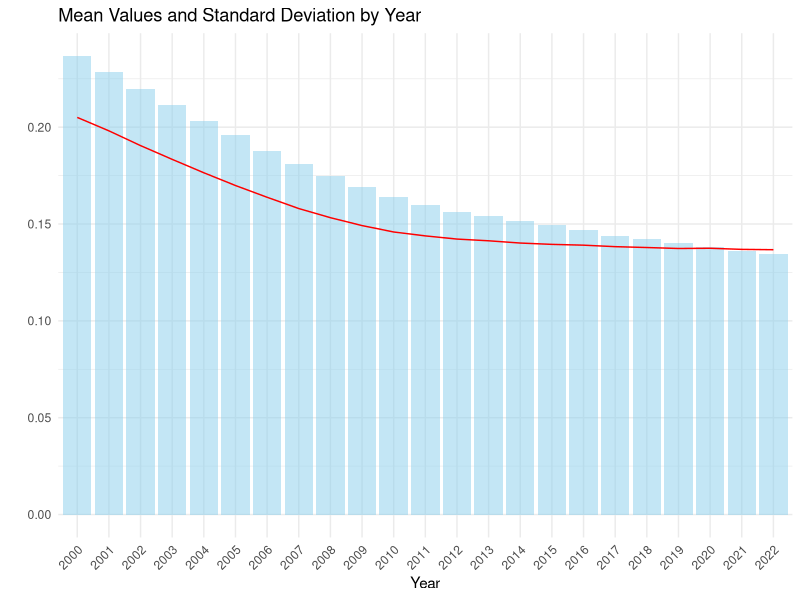
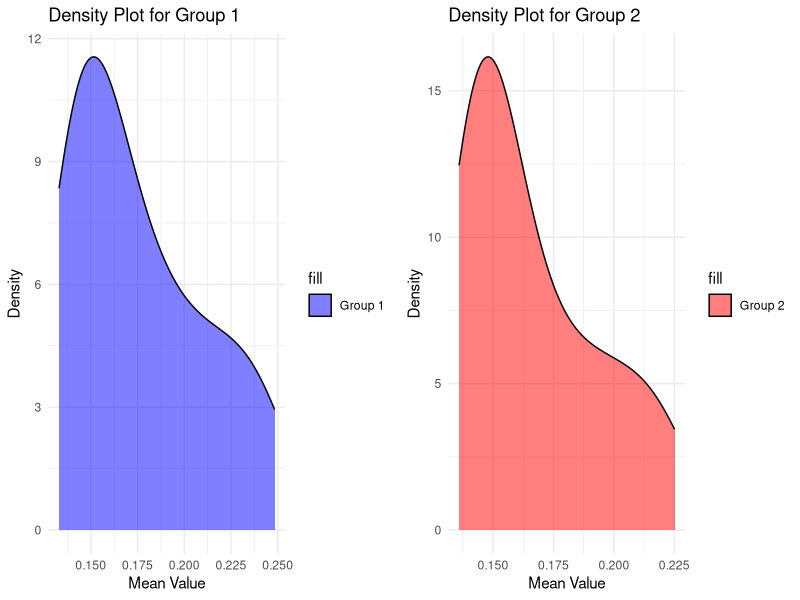
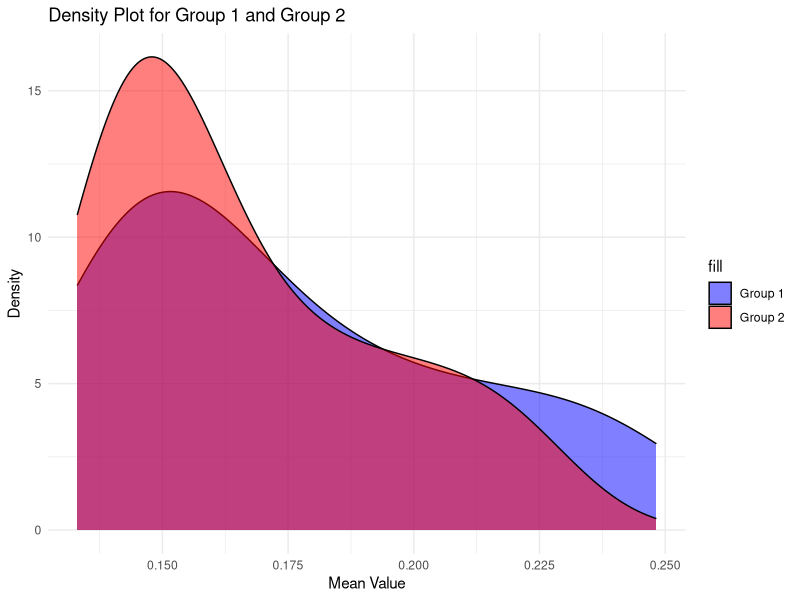

The R script that drew these images, in order:
###### OUT OF SCHOOL RATE STATISTICAL ANALYSIS 

library(ggplot2) # Data visualization
library(readr) # CSV file I/O, e.g. the read_csv function
library(dplyr)
library(gridExtra)

# set working directory path
df = read.csv("OOS_Rate_Countries.csv")
head(df)

# Renaming columns names
colnames(df) <- c("Country_Name", "Country_Code", "level", "sex", "year", "value", "lower", "upper")

head(df)



# Statistical Analysis

# Descriptive Statistics

DS <- filter(df,level == 'all', sex != 'total') %>%
  group_by(year) %>%
  summarise(mean_value = mean(value), std = sd(value))
print(DS)



combined_plot <- ggplot(DS, aes(x = as.factor(year))) +
  # bar plot for mean values
  geom_bar(aes(y = mean_value), stat = "identity", fill = "skyblue", alpha = 0.5) +
  # line plot for standard deviation
  geom_line(aes(y = std, group = 1), color = "red") +
  labs(title = "Mean Values and Standard Deviation by Year", x = "Year", y = "") +
  theme_minimal()
combined_plot <- combined_plot + theme(axis.text.x = element_text(angle = 45, hjust = 1))

print(combined_plot)



#T-Test

group_1 <- filter(df,level == 'all', sex == 'female') %>%
  group_by(year) %>%
  summarise(mean_value = mean(value))
print(group_1)

group_2 <- filter(df,level == 'all', sex == 'male') %>%
  group_by(year) %>%
  summarise(mean_value = mean(value))
print(group_2)


# two-sample t-test
t_test_result <- t.test(group_1$mean_value, group_2$mean_value)

# t-test result
print(t_test_result)

# p-value = 0.319. As the p-value is greater than 0.05 we can conclude that
# statistically there is no significant difference between the means of Group 1 and Group 2
# So we can conclude there is no significant gender bias.


# density plots for group_1 and group_2

# density plot for group_1
density_plot_group_1 <- ggplot(group_1, aes(x = mean_value, fill = "Group 1")) +
  geom_density(alpha = 0.5) +
  labs(title = "Density Plot for Group 1",
       x = "Mean Value", y = "Density") +
  theme_minimal() +
  scale_fill_manual(values = "blue")

# density plot for group_2
density_plot_group_2 <- ggplot(group_2, aes(x = mean_value, fill = "Group 2")) +
  geom_density(alpha = 0.5) +
  labs(title = "Density Plot for Group 2",
       x = "Mean Value", y = "Density") +
  theme_minimal() +
  scale_fill_manual(values = "red")

# density plots side by side
library(gridExtra)
grid.arrange(density_plot_group_1, density_plot_group_2, ncol = 2)


# density plot for both groups overlapped
density_plot_both <- ggplot() +
  geom_density(data = group_1, aes(x = mean_value, fill = "Group 1"), alpha = 0.5) +
  geom_density(data = group_2, aes(x = mean_value, fill = "Group 2"), alpha = 0.5) +
  labs(title = "Density Plot for Group 1 and Group 2",
       x = "Mean Value", y = "Density") +
  theme_minimal() +
  scale_fill_manual(values = c("Group 1" = "blue", "Group 2" = "red"))

# Display the overlapped density plot
print(density_plot_both)


#ANOVA


# Load the necessary library (if not already loaded)
library(stats)

data <- df %>%
  filter(level != "all" & sex == "total") %>%
  group_by(level,year) %>%
  summarise(mean_value = mean(value))
print(data)

# Perform a one-way ANOVA
anova_model <- aov(mean_value ~ level, data = data)

# Display the ANOVA results
summary(anova_model)
# The ANOVA results you provided indicate that there is a statistically significant difference in the means of the 'mean_value' variable among the different levels ('level').
#`Pr(>F)`: The p-value is less than 2e-16 (almost zero)
# which means that there is strong evidence to reject the null hypothesis, indicating that at least one group mean is different from the others.
# Significance codes: '***' indicates highly significant differences.
# Based on these results, we can conclude that there are significant differences in the 'mean_value' among the different levels ('level').


